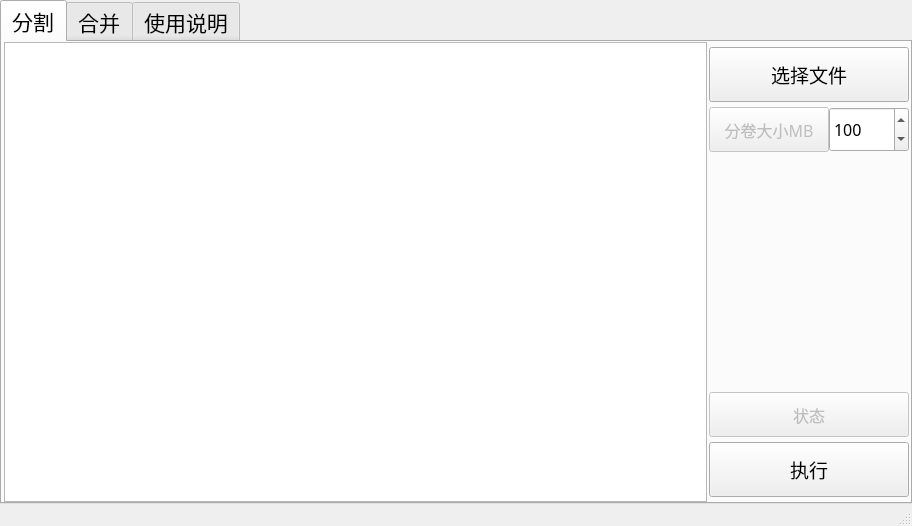
<?xml version="1.0" encoding="UTF-8"?>
<ui version="4.0">
 <class>MainWindow</class>
 <widget class="QMainWindow" name="MainWindow">
  <property name="geometry">
   <rect>
    <x>0</x>
    <y>0</y>
    <width>912</width>
    <height>526</height>
   </rect>
  </property>
  <property name="windowTitle">
   <string>MainWindow</string>
  </property>
  <widget class="QWidget" name="centralwidget">
   <layout class="QVBoxLayout" name="verticalLayout">
    <property name="spacing">
     <number>0</number>
    </property>
    <property name="leftMargin">
     <number>0</number>
    </property>
    <property name="topMargin">
     <number>0</number>
    </property>
    <property name="rightMargin">
     <number>0</number>
    </property>
    <property name="bottomMargin">
     <number>0</number>
    </property>
    <item>
     <widget class="QTabWidget" name="tabWidget">
      <property name="font">
       <font>
        <family>黑体</family>
        <pointsize>16</pointsize>
       </font>
      </property>
      <property name="currentIndex">
       <number>0</number>
      </property>
      <widget class="QWidget" name="tab1">
       <attribute name="title">
        <string>分割</string>
       </attribute>
       <layout class="QHBoxLayout" name="horizontalLayout_11">
        <property name="spacing">
         <number>0</number>
        </property>
        <property name="leftMargin">
         <number>0</number>
        </property>
        <property name="topMargin">
         <number>0</number>
        </property>
        <property name="rightMargin">
         <number>0</number>
        </property>
        <property name="bottomMargin">
         <number>0</number>
        </property>
        <item>
         <layout class="QVBoxLayout" name="verticalLayout_9" stretch="1,1000,1">
          <property name="spacing">
           <number>0</number>
          </property>
          <item>
           <spacer name="verticalSpacer_16">
            <property name="orientation">
             <enum>Qt::Vertical</enum>
            </property>
            <property name="sizeHint" stdset="0">
             <size>
              <width>20</width>
              <height>40</height>
             </size>
            </property>
           </spacer>
          </item>
          <item>
           <layout class="QHBoxLayout" name="horizontalLayout_10" stretch="1,700,1,200,1">
            <property name="spacing">
             <number>0</number>
            </property>
            <item>
             <spacer name="horizontalSpacer_16">
              <property name="orientation">
               <enum>Qt::Horizontal</enum>
              </property>
              <property name="sizeHint" stdset="0">
               <size>
                <width>40</width>
                <height>20</height>
               </size>
              </property>
             </spacer>
            </item>
            <item>
             <widget class="QWidget" name="widget_page1_1" native="true">
              <property name="minimumSize">
               <size>
                <width>600</width>
                <height>0</height>
               </size>
              </property>
              <property name="maximumSize">
               <size>
                <width>16777215</width>
                <height>16777215</height>
               </size>
              </property>
              <layout class="QHBoxLayout" name="horizontalLayout_5">
               <property name="spacing">
                <number>0</number>
               </property>
               <property name="leftMargin">
                <number>0</number>
               </property>
               <property name="topMargin">
                <number>0</number>
               </property>
               <property name="rightMargin">
                <number>0</number>
               </property>
               <property name="bottomMargin">
                <number>0</number>
               </property>
               <item>
                <layout class="QVBoxLayout" name="verticalLayout_6" stretch="1,1000,1">
                 <property name="spacing">
                  <number>0</number>
                 </property>
                 <item>
                  <spacer name="verticalSpacer_10">
                   <property name="orientation">
                    <enum>Qt::Vertical</enum>
                   </property>
                   <property name="sizeHint" stdset="0">
                    <size>
                     <width>20</width>
                     <height>40</height>
                    </size>
                   </property>
                  </spacer>
                 </item>
                 <item>
                  <layout class="QHBoxLayout" name="horizontalLayout_4" stretch="1,1000,1">
                   <property name="spacing">
                    <number>0</number>
                   </property>
                   <item>
                    <spacer name="horizontalSpacer_9">
                     <property name="orientation">
                      <enum>Qt::Horizontal</enum>
                     </property>
                     <property name="sizeHint" stdset="0">
                      <size>
                       <width>40</width>
                       <height>20</height>
                      </size>
                     </property>
                    </spacer>
                   </item>
                   <item>
                    <widget class="QTableWidget" name="tableWidget_page1_1"/>
                   </item>
                   <item>
                    <spacer name="horizontalSpacer_10">
                     <property name="orientation">
                      <enum>Qt::Horizontal</enum>
                     </property>
                     <property name="sizeHint" stdset="0">
                      <size>
                       <width>40</width>
                       <height>20</height>
                      </size>
                     </property>
                    </spacer>
                   </item>
                  </layout>
                 </item>
                 <item>
                  <spacer name="verticalSpacer_11">
                   <property name="orientation">
                    <enum>Qt::Vertical</enum>
                   </property>
                   <property name="sizeHint" stdset="0">
                    <size>
                     <width>20</width>
                     <height>40</height>
                    </size>
                   </property>
                  </spacer>
                 </item>
                </layout>
               </item>
              </layout>
             </widget>
            </item>
            <item>
             <spacer name="horizontalSpacer_17">
              <property name="orientation">
               <enum>Qt::Horizontal</enum>
              </property>
              <property name="sizeHint" stdset="0">
               <size>
                <width>40</width>
                <height>20</height>
               </size>
              </property>
             </spacer>
            </item>
            <item>
             <widget class="QWidget" name="widget_page1_2" native="true">
              <property name="minimumSize">
               <size>
                <width>200</width>
                <height>0</height>
               </size>
              </property>
              <property name="maximumSize">
               <size>
                <width>200</width>
                <height>16777215</height>
               </size>
              </property>
              <layout class="QVBoxLayout" name="verticalLayout_5">
               <property name="spacing">
                <number>0</number>
               </property>
               <property name="leftMargin">
                <number>0</number>
               </property>
               <property name="topMargin">
                <number>0</number>
               </property>
               <property name="rightMargin">
                <number>0</number>
               </property>
               <property name="bottomMargin">
                <number>0</number>
               </property>
               <item>
                <layout class="QHBoxLayout" name="horizontalLayout_3" stretch="1,20,260,20,1">
                 <property name="spacing">
                  <number>0</number>
                 </property>
                 <item>
                  <spacer name="horizontalSpacer_8">
                   <property name="orientation">
                    <enum>Qt::Horizontal</enum>
                   </property>
                   <property name="sizeHint" stdset="0">
                    <size>
                     <width>40</width>
                     <height>20</height>
                    </size>
                   </property>
                  </spacer>
                 </item>
                 <item>
                  <spacer name="horizontalSpacer_5">
                   <property name="orientation">
                    <enum>Qt::Horizontal</enum>
                   </property>
                   <property name="sizeHint" stdset="0">
                    <size>
                     <width>40</width>
                     <height>20</height>
                    </size>
                   </property>
                  </spacer>
                 </item>
                 <item>
                  <layout class="QVBoxLayout" name="verticalLayout_4" stretch="10,55,10,45,500,45,10,55,10">
                   <property name="spacing">
                    <number>0</number>
                   </property>
                   <item>
                    <spacer name="verticalSpacer">
                     <property name="orientation">
                      <enum>Qt::Vertical</enum>
                     </property>
                     <property name="sizeHint" stdset="0">
                      <size>
                       <width>20</width>
                       <height>40</height>
                      </size>
                     </property>
                    </spacer>
                   </item>
                   <item>
                    <widget class="QPushButton" name="pushButton_page1_1">
                     <property name="minimumSize">
                      <size>
                       <width>200</width>
                       <height>55</height>
                      </size>
                     </property>
                     <property name="maximumSize">
                      <size>
                       <width>200</width>
                       <height>55</height>
                      </size>
                     </property>
                     <property name="font">
                      <font>
                       <family>黑体</family>
                       <pointsize>14</pointsize>
                      </font>
                     </property>
                     <property name="text">
                      <string>选择文件</string>
                     </property>
                    </widget>
                   </item>
                   <item>
                    <spacer name="verticalSpacer_2">
                     <property name="orientation">
                      <enum>Qt::Vertical</enum>
                     </property>
                     <property name="sizeHint" stdset="0">
                      <size>
                       <width>20</width>
                       <height>40</height>
                      </size>
                     </property>
                    </spacer>
                   </item>
                   <item>
                    <layout class="QHBoxLayout" name="horizontalLayout" stretch="30,120,80,30">
                     <item>
                      <spacer name="horizontalSpacer">
                       <property name="orientation">
                        <enum>Qt::Horizontal</enum>
                       </property>
                       <property name="sizeHint" stdset="0">
                        <size>
                         <width>40</width>
                         <height>20</height>
                        </size>
                       </property>
                      </spacer>
                     </item>
                     <item>
                      <widget class="QPushButton" name="pushButton_page1_2">
                       <property name="enabled">
                        <bool>false</bool>
                       </property>
                       <property name="minimumSize">
                        <size>
                         <width>120</width>
                         <height>45</height>
                        </size>
                       </property>
                       <property name="maximumSize">
                        <size>
                         <width>120</width>
                         <height>45</height>
                        </size>
                       </property>
                       <property name="font">
                        <font>
                         <family>黑体</family>
                         <pointsize>12</pointsize>
                        </font>
                       </property>
                       <property name="text">
                        <string>分卷大小MB</string>
                       </property>
                      </widget>
                     </item>
                     <item>
                      <widget class="QSpinBox" name="spinBox_page1_1">
                       <property name="minimumSize">
                        <size>
                         <width>80</width>
                         <height>45</height>
                        </size>
                       </property>
                       <property name="maximumSize">
                        <size>
                         <width>80</width>
                         <height>45</height>
                        </size>
                       </property>
                       <property name="font">
                        <font>
                         <family>黑体</family>
                         <pointsize>12</pointsize>
                        </font>
                       </property>
                       <property name="focusPolicy">
                        <enum>Qt::WheelFocus</enum>
                       </property>
                       <property name="contextMenuPolicy">
                        <enum>Qt::DefaultContextMenu</enum>
                       </property>
                       <property name="minimum">
                        <number>1</number>
                       </property>
                       <property name="maximum">
                        <number>99999</number>
                       </property>
                       <property name="value">
                        <number>100</number>
                       </property>
                      </widget>
                     </item>
                     <item>
                      <spacer name="horizontalSpacer_2">
                       <property name="orientation">
                        <enum>Qt::Horizontal</enum>
                       </property>
                       <property name="sizeHint" stdset="0">
                        <size>
                         <width>40</width>
                         <height>20</height>
                        </size>
                       </property>
                      </spacer>
                     </item>
                    </layout>
                   </item>
                   <item>
                    <spacer name="verticalSpacer_7">
                     <property name="orientation">
                      <enum>Qt::Vertical</enum>
                     </property>
                     <property name="sizeHint" stdset="0">
                      <size>
                       <width>20</width>
                       <height>40</height>
                      </size>
                     </property>
                    </spacer>
                   </item>
                   <item>
                    <widget class="QPushButton" name="pushButton_page1_3">
                     <property name="enabled">
                      <bool>false</bool>
                     </property>
                     <property name="minimumSize">
                      <size>
                       <width>200</width>
                       <height>45</height>
                      </size>
                     </property>
                     <property name="maximumSize">
                      <size>
                       <width>200</width>
                       <height>45</height>
                      </size>
                     </property>
                     <property name="font">
                      <font>
                       <family>黑体</family>
                       <pointsize>12</pointsize>
                      </font>
                     </property>
                     <property name="text">
                      <string>状态</string>
                     </property>
                    </widget>
                   </item>
                   <item>
                    <spacer name="verticalSpacer_8">
                     <property name="orientation">
                      <enum>Qt::Vertical</enum>
                     </property>
                     <property name="sizeHint" stdset="0">
                      <size>
                       <width>20</width>
                       <height>40</height>
                      </size>
                     </property>
                    </spacer>
                   </item>
                   <item>
                    <widget class="QPushButton" name="pushButton_page1_4">
                     <property name="minimumSize">
                      <size>
                       <width>200</width>
                       <height>55</height>
                      </size>
                     </property>
                     <property name="maximumSize">
                      <size>
                       <width>200</width>
                       <height>55</height>
                      </size>
                     </property>
                     <property name="font">
                      <font>
                       <family>黑体</family>
                       <pointsize>14</pointsize>
                      </font>
                     </property>
                     <property name="text">
                      <string>执行</string>
                     </property>
                    </widget>
                   </item>
                   <item>
                    <spacer name="verticalSpacer_4">
                     <property name="orientation">
                      <enum>Qt::Vertical</enum>
                     </property>
                     <property name="sizeHint" stdset="0">
                      <size>
                       <width>20</width>
                       <height>40</height>
                      </size>
                     </property>
                    </spacer>
                   </item>
                  </layout>
                 </item>
                 <item>
                  <spacer name="horizontalSpacer_7">
                   <property name="orientation">
                    <enum>Qt::Horizontal</enum>
                   </property>
                   <property name="sizeHint" stdset="0">
                    <size>
                     <width>40</width>
                     <height>20</height>
                    </size>
                   </property>
                  </spacer>
                 </item>
                 <item>
                  <spacer name="horizontalSpacer_6">
                   <property name="orientation">
                    <enum>Qt::Horizontal</enum>
                   </property>
                   <property name="sizeHint" stdset="0">
                    <size>
                     <width>40</width>
                     <height>20</height>
                    </size>
                   </property>
                  </spacer>
                 </item>
                </layout>
               </item>
              </layout>
             </widget>
            </item>
            <item>
             <spacer name="horizontalSpacer_18">
              <property name="orientation">
               <enum>Qt::Horizontal</enum>
              </property>
              <property name="sizeHint" stdset="0">
               <size>
                <width>40</width>
                <height>20</height>
               </size>
              </property>
             </spacer>
            </item>
           </layout>
          </item>
          <item>
           <spacer name="verticalSpacer_17">
            <property name="orientation">
             <enum>Qt::Vertical</enum>
            </property>
            <property name="sizeHint" stdset="0">
             <size>
              <width>20</width>
              <height>40</height>
             </size>
            </property>
           </spacer>
          </item>
         </layout>
        </item>
       </layout>
      </widget>
      <widget class="QWidget" name="tab2">
       <attribute name="title">
        <string>合并</string>
       </attribute>
       <layout class="QHBoxLayout" name="horizontalLayout_9">
        <property name="spacing">
         <number>0</number>
        </property>
        <property name="leftMargin">
         <number>0</number>
        </property>
        <property name="topMargin">
         <number>0</number>
        </property>
        <property name="rightMargin">
         <number>0</number>
        </property>
        <property name="bottomMargin">
         <number>0</number>
        </property>
        <item>
         <layout class="QVBoxLayout" name="verticalLayout_8" stretch="1,1000,1">
          <property name="spacing">
           <number>0</number>
          </property>
          <item>
           <spacer name="verticalSpacer_14">
            <property name="orientation">
             <enum>Qt::Vertical</enum>
            </property>
            <property name="sizeHint" stdset="0">
             <size>
              <width>20</width>
              <height>40</height>
             </size>
            </property>
           </spacer>
          </item>
          <item>
           <layout class="QHBoxLayout" name="horizontalLayout_8" stretch="1,700,1,200,1">
            <property name="spacing">
             <number>0</number>
            </property>
            <item>
             <spacer name="horizontalSpacer_13">
              <property name="orientation">
               <enum>Qt::Horizontal</enum>
              </property>
              <property name="sizeHint" stdset="0">
               <size>
                <width>40</width>
                <height>20</height>
               </size>
              </property>
             </spacer>
            </item>
            <item>
             <widget class="QWidget" name="widget_page2_1" native="true">
              <property name="minimumSize">
               <size>
                <width>600</width>
                <height>0</height>
               </size>
              </property>
              <property name="maximumSize">
               <size>
                <width>16777215</width>
                <height>16777215</height>
               </size>
              </property>
              <layout class="QHBoxLayout" name="horizontalLayout_6">
               <property name="spacing">
                <number>0</number>
               </property>
               <property name="leftMargin">
                <number>0</number>
               </property>
               <property name="topMargin">
                <number>0</number>
               </property>
               <property name="rightMargin">
                <number>0</number>
               </property>
               <property name="bottomMargin">
                <number>0</number>
               </property>
               <item>
                <layout class="QVBoxLayout" name="verticalLayout_7" stretch="1,1000,1">
                 <property name="spacing">
                  <number>0</number>
                 </property>
                 <item>
                  <spacer name="verticalSpacer_12">
                   <property name="orientation">
                    <enum>Qt::Vertical</enum>
                   </property>
                   <property name="sizeHint" stdset="0">
                    <size>
                     <width>20</width>
                     <height>40</height>
                    </size>
                   </property>
                  </spacer>
                 </item>
                 <item>
                  <layout class="QHBoxLayout" name="horizontalLayout_7" stretch="1,1000,1">
                   <property name="spacing">
                    <number>0</number>
                   </property>
                   <item>
                    <spacer name="horizontalSpacer_11">
                     <property name="orientation">
                      <enum>Qt::Horizontal</enum>
                     </property>
                     <property name="sizeHint" stdset="0">
                      <size>
                       <width>40</width>
                       <height>20</height>
                      </size>
                     </property>
                    </spacer>
                   </item>
                   <item>
                    <widget class="QTableWidget" name="tableWidget_page2_1"/>
                   </item>
                   <item>
                    <spacer name="horizontalSpacer_12">
                     <property name="orientation">
                      <enum>Qt::Horizontal</enum>
                     </property>
                     <property name="sizeHint" stdset="0">
                      <size>
                       <width>40</width>
                       <height>20</height>
                      </size>
                     </property>
                    </spacer>
                   </item>
                  </layout>
                 </item>
                 <item>
                  <spacer name="verticalSpacer_13">
                   <property name="orientation">
                    <enum>Qt::Vertical</enum>
                   </property>
                   <property name="sizeHint" stdset="0">
                    <size>
                     <width>20</width>
                     <height>40</height>
                    </size>
                   </property>
                  </spacer>
                 </item>
                </layout>
               </item>
              </layout>
             </widget>
            </item>
            <item>
             <spacer name="horizontalSpacer_14">
              <property name="orientation">
               <enum>Qt::Horizontal</enum>
              </property>
              <property name="sizeHint" stdset="0">
               <size>
                <width>40</width>
                <height>20</height>
               </size>
              </property>
             </spacer>
            </item>
            <item>
             <widget class="QWidget" name="widget_page2_2" native="true">
              <property name="minimumSize">
               <size>
                <width>200</width>
                <height>0</height>
               </size>
              </property>
              <property name="maximumSize">
               <size>
                <width>200</width>
                <height>16777215</height>
               </size>
              </property>
              <layout class="QVBoxLayout" name="verticalLayout_3">
               <property name="spacing">
                <number>0</number>
               </property>
               <property name="leftMargin">
                <number>0</number>
               </property>
               <property name="topMargin">
                <number>0</number>
               </property>
               <property name="rightMargin">
                <number>0</number>
               </property>
               <property name="bottomMargin">
                <number>0</number>
               </property>
               <item>
                <layout class="QHBoxLayout" name="horizontalLayout_2" stretch="1,200,1">
                 <property name="spacing">
                  <number>0</number>
                 </property>
                 <item>
                  <spacer name="horizontalSpacer_3">
                   <property name="orientation">
                    <enum>Qt::Horizontal</enum>
                   </property>
                   <property name="sizeHint" stdset="0">
                    <size>
                     <width>40</width>
                     <height>20</height>
                    </size>
                   </property>
                  </spacer>
                 </item>
                 <item>
                  <layout class="QVBoxLayout" name="verticalLayout_2" stretch="10,55,500,45,10,55,10">
                   <property name="spacing">
                    <number>0</number>
                   </property>
                   <item>
                    <spacer name="verticalSpacer_3">
                     <property name="orientation">
                      <enum>Qt::Vertical</enum>
                     </property>
                     <property name="sizeHint" stdset="0">
                      <size>
                       <width>20</width>
                       <height>40</height>
                      </size>
                     </property>
                    </spacer>
                   </item>
                   <item>
                    <widget class="QPushButton" name="pushButton_page2_1">
                     <property name="minimumSize">
                      <size>
                       <width>200</width>
                       <height>55</height>
                      </size>
                     </property>
                     <property name="maximumSize">
                      <size>
                       <width>200</width>
                       <height>55</height>
                      </size>
                     </property>
                     <property name="font">
                      <font>
                       <family>黑体</family>
                       <pointsize>14</pointsize>
                      </font>
                     </property>
                     <property name="text">
                      <string>选择文件</string>
                     </property>
                    </widget>
                   </item>
                   <item>
                    <spacer name="verticalSpacer_5">
                     <property name="orientation">
                      <enum>Qt::Vertical</enum>
                     </property>
                     <property name="sizeHint" stdset="0">
                      <size>
                       <width>20</width>
                       <height>40</height>
                      </size>
                     </property>
                    </spacer>
                   </item>
                   <item>
                    <widget class="QPushButton" name="pushButton_page2_2">
                     <property name="enabled">
                      <bool>false</bool>
                     </property>
                     <property name="minimumSize">
                      <size>
                       <width>200</width>
                       <height>45</height>
                      </size>
                     </property>
                     <property name="maximumSize">
                      <size>
                       <width>200</width>
                       <height>45</height>
                      </size>
                     </property>
                     <property name="font">
                      <font>
                       <family>黑体</family>
                       <pointsize>12</pointsize>
                      </font>
                     </property>
                     <property name="text">
                      <string>状态</string>
                     </property>
                    </widget>
                   </item>
                   <item>
                    <spacer name="verticalSpacer_9">
                     <property name="orientation">
                      <enum>Qt::Vertical</enum>
                     </property>
                     <property name="sizeHint" stdset="0">
                      <size>
                       <width>20</width>
                       <height>40</height>
                      </size>
                     </property>
                    </spacer>
                   </item>
                   <item>
                    <widget class="QPushButton" name="pushButton_page2_3">
                     <property name="minimumSize">
                      <size>
                       <width>200</width>
                       <height>55</height>
                      </size>
                     </property>
                     <property name="maximumSize">
                      <size>
                       <width>200</width>
                       <height>55</height>
                      </size>
                     </property>
                     <property name="font">
                      <font>
                       <family>黑体</family>
                       <pointsize>14</pointsize>
                      </font>
                     </property>
                     <property name="text">
                      <string>执行</string>
                     </property>
                    </widget>
                   </item>
                   <item>
                    <spacer name="verticalSpacer_6">
                     <property name="orientation">
                      <enum>Qt::Vertical</enum>
                     </property>
                     <property name="sizeHint" stdset="0">
                      <size>
                       <width>20</width>
                       <height>40</height>
                      </size>
                     </property>
                    </spacer>
                   </item>
                  </layout>
                 </item>
                 <item>
                  <spacer name="horizontalSpacer_4">
                   <property name="orientation">
                    <enum>Qt::Horizontal</enum>
                   </property>
                   <property name="sizeHint" stdset="0">
                    <size>
                     <width>40</width>
                     <height>20</height>
                    </size>
                   </property>
                  </spacer>
                 </item>
                </layout>
               </item>
              </layout>
             </widget>
            </item>
            <item>
             <spacer name="horizontalSpacer_15">
              <property name="orientation">
               <enum>Qt::Horizontal</enum>
              </property>
              <property name="sizeHint" stdset="0">
               <size>
                <width>40</width>
                <height>20</height>
               </size>
              </property>
             </spacer>
            </item>
           </layout>
          </item>
          <item>
           <spacer name="verticalSpacer_15">
            <property name="orientation">
             <enum>Qt::Vertical</enum>
            </property>
            <property name="sizeHint" stdset="0">
             <size>
              <width>20</width>
              <height>40</height>
             </size>
            </property>
           </spacer>
          </item>
         </layout>
        </item>
       </layout>
      </widget>
      <widget class="QWidget" name="tab">
       <attribute name="title">
        <string>使用说明</string>
       </attribute>
       <layout class="QHBoxLayout" name="horizontalLayout_13">
        <property name="spacing">
         <number>0</number>
        </property>
        <property name="leftMargin">
         <number>0</number>
        </property>
        <property name="topMargin">
         <number>0</number>
        </property>
        <property name="rightMargin">
         <number>0</number>
        </property>
        <property name="bottomMargin">
         <number>0</number>
        </property>
        <item>
         <layout class="QVBoxLayout" name="verticalLayout_10" stretch="1,1000,1">
          <property name="spacing">
           <number>0</number>
          </property>
          <item>
           <spacer name="verticalSpacer_18">
            <property name="orientation">
             <enum>Qt::Vertical</enum>
            </property>
            <property name="sizeHint" stdset="0">
             <size>
              <width>20</width>
              <height>40</height>
             </size>
            </property>
           </spacer>
          </item>
          <item>
           <layout class="QHBoxLayout" name="horizontalLayout_12" stretch="1,1000,1">
            <property name="spacing">
             <number>0</number>
            </property>
            <item>
             <spacer name="horizontalSpacer_19">
              <property name="orientation">
               <enum>Qt::Horizontal</enum>
              </property>
              <property name="sizeHint" stdset="0">
               <size>
                <width>40</width>
                <height>20</height>
               </size>
              </property>
             </spacer>
            </item>
            <item>
             <widget class="QWidget" name="widget" native="true">
              <layout class="QHBoxLayout" name="horizontalLayout_14">
               <property name="spacing">
                <number>0</number>
               </property>
               <property name="leftMargin">
                <number>0</number>
               </property>
               <property name="topMargin">
                <number>0</number>
               </property>
               <property name="rightMargin">
                <number>0</number>
               </property>
               <property name="bottomMargin">
                <number>0</number>
               </property>
               <item>
                <widget class="QTextBrowser" name="textBrowser">
                 <property name="html">
                  <string>&lt;!DOCTYPE HTML PUBLIC &quot;-//W3C//DTD HTML 4.0//EN&quot; &quot;http://www.w3.org/TR/REC-html40/strict.dtd&quot;&gt;
&lt;html&gt;&lt;head&gt;&lt;meta name=&quot;qrichtext&quot; content=&quot;1&quot; /&gt;&lt;style type=&quot;text/css&quot;&gt;
p, li { white-space: pre-wrap; }
&lt;/style&gt;&lt;/head&gt;&lt;body style=&quot; font-family:'黑体'; font-size:16pt; font-weight:400; font-style:normal;&quot;&gt;
&lt;p align=&quot;center&quot; style=&quot; margin-top:0px; margin-bottom:0px; margin-left:0px; margin-right:0px; -qt-block-indent:0; text-indent:0px;&quot;&gt;使用说明&lt;/p&gt;
&lt;p align=&quot;center&quot; style=&quot;-qt-paragraph-type:empty; margin-top:0px; margin-bottom:0px; margin-left:0px; margin-right:0px; -qt-block-indent:0; text-indent:0px;&quot;&gt;&lt;br /&gt;&lt;/p&gt;
&lt;p align=&quot;center&quot; style=&quot;-qt-paragraph-type:empty; margin-top:0px; margin-bottom:0px; margin-left:0px; margin-right:0px; -qt-block-indent:0; text-indent:0px;&quot;&gt;&lt;br /&gt;&lt;/p&gt;
&lt;p align=&quot;center&quot; style=&quot;-qt-paragraph-type:empty; margin-top:0px; margin-bottom:0px; margin-left:0px; margin-right:0px; -qt-block-indent:0; text-indent:0px;&quot;&gt;&lt;br /&gt;&lt;/p&gt;
&lt;p align=&quot;center&quot; style=&quot;-qt-paragraph-type:empty; margin-top:0px; margin-bottom:0px; margin-left:0px; margin-right:0px; -qt-block-indent:0; text-indent:0px;&quot;&gt;&lt;br /&gt;&lt;/p&gt;
&lt;p align=&quot;center&quot; style=&quot;-qt-paragraph-type:empty; margin-top:0px; margin-bottom:0px; margin-left:0px; margin-right:0px; -qt-block-indent:0; text-indent:0px;&quot;&gt;&lt;br /&gt;&lt;/p&gt;
&lt;p align=&quot;center&quot; style=&quot;-qt-paragraph-type:empty; margin-top:0px; margin-bottom:0px; margin-left:0px; margin-right:0px; -qt-block-indent:0; text-indent:0px;&quot;&gt;&lt;br /&gt;&lt;/p&gt;
&lt;p align=&quot;center&quot; style=&quot; margin-top:0px; margin-bottom:0px; margin-left:0px; margin-right:0px; -qt-block-indent:0; text-indent:0px;&quot;&gt;&lt;span style=&quot; font-size:12pt;&quot;&gt;合并：选择.conf文件执行即可&lt;/span&gt;&lt;/p&gt;
&lt;p align=&quot;center&quot; style=&quot; margin-top:0px; margin-bottom:0px; margin-left:0px; margin-right:0px; -qt-block-indent:0; text-indent:0px;&quot;&gt;&lt;span style=&quot; font-size:12pt;&quot;&gt;分割：选择文件执行，生成以.deb结尾的分卷文件&amp;amp;&amp;amp;以.conf结尾的配置文件&lt;/span&gt;&lt;/p&gt;
&lt;p align=&quot;center&quot; style=&quot; margin-top:0px; margin-bottom:0px; margin-left:0px; margin-right:0px; -qt-block-indent:0; text-indent:0px;&quot;&gt;&lt;span style=&quot; font-size:12pt; font-weight:600;&quot;&gt;注意：暂不支持中文路径&lt;/span&gt;&lt;/p&gt;&lt;/body&gt;&lt;/html&gt;</string>
                 </property>
                </widget>
               </item>
              </layout>
             </widget>
            </item>
            <item>
             <spacer name="horizontalSpacer_20">
              <property name="orientation">
               <enum>Qt::Horizontal</enum>
              </property>
              <property name="sizeHint" stdset="0">
               <size>
                <width>40</width>
                <height>20</height>
               </size>
              </property>
             </spacer>
            </item>
           </layout>
          </item>
          <item>
           <spacer name="verticalSpacer_19">
            <property name="orientation">
             <enum>Qt::Vertical</enum>
            </property>
            <property name="sizeHint" stdset="0">
             <size>
              <width>20</width>
              <height>40</height>
             </size>
            </property>
           </spacer>
          </item>
         </layout>
        </item>
       </layout>
      </widget>
     </widget>
    </item>
   </layout>
  </widget>
  <widget class="QStatusBar" name="statusBar"/>
 </widget>
 <resources/>
 <connections/>
</ui>
